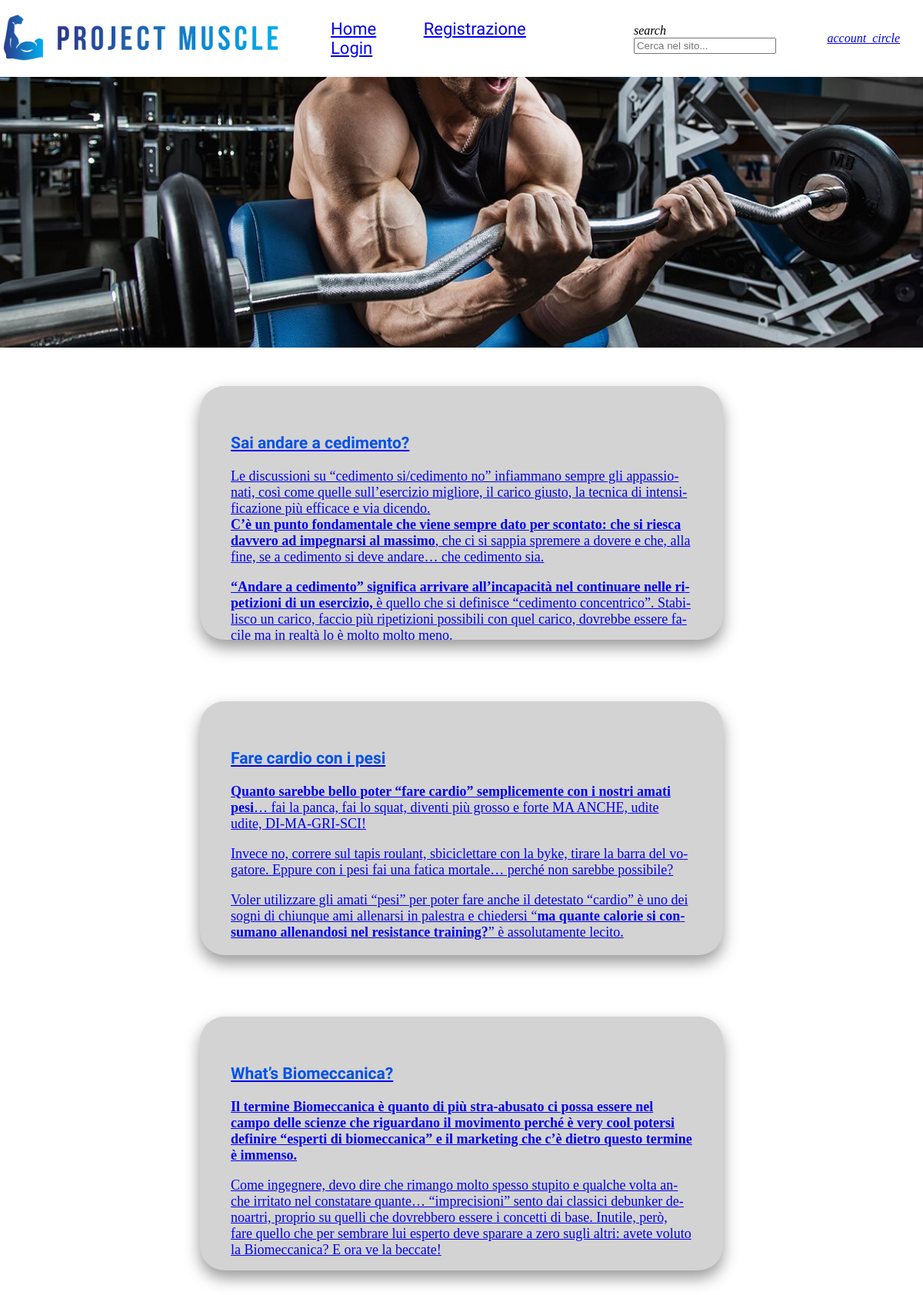
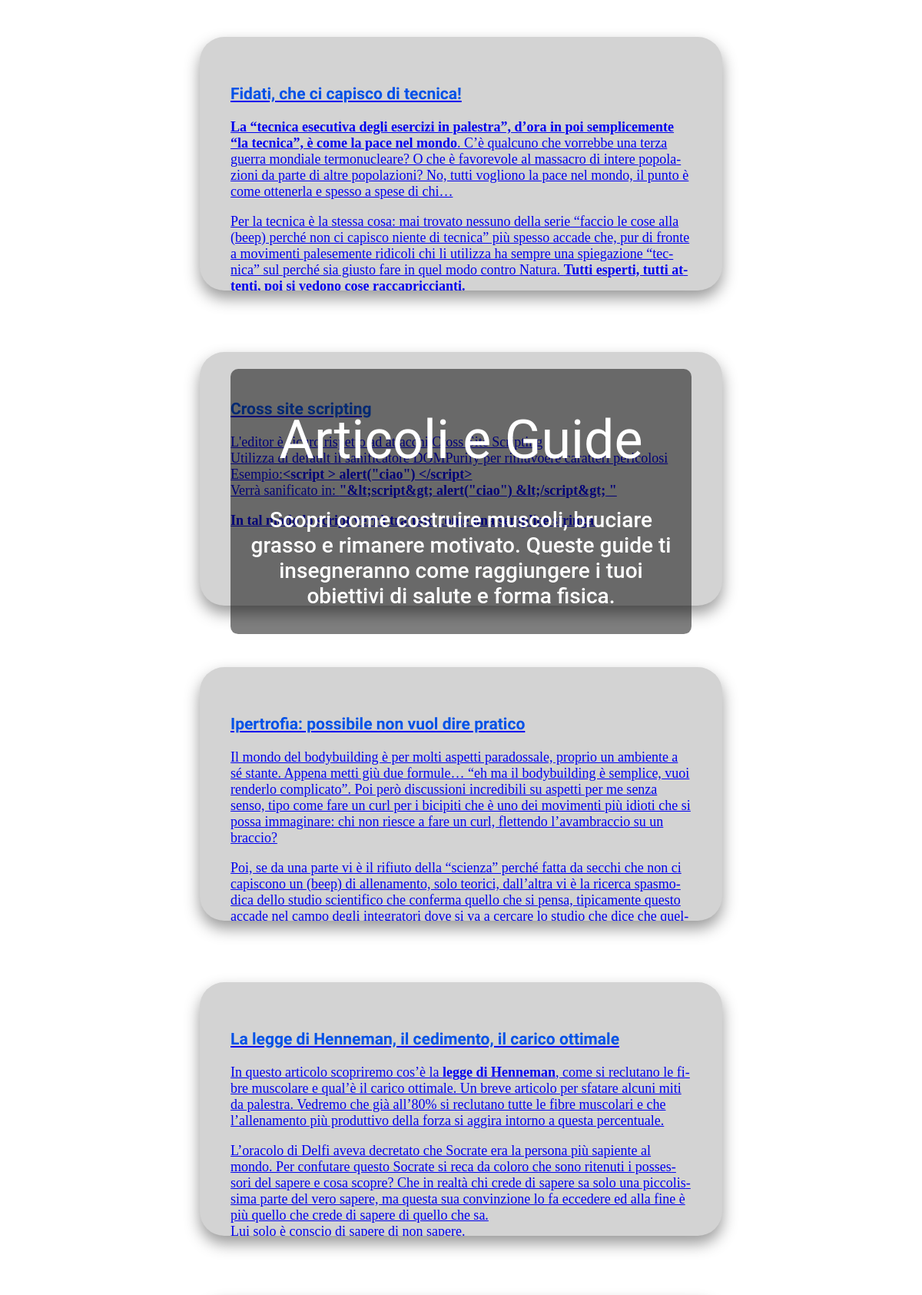
/php/structure/index.php (upper part), run on the app's committed database (2 pictures, top to bottom).
### tables this page shows
CREATE TABLE `articoli` (
  `articleNum` int(4) NOT NULL,
  `title` varchar(300) NOT NULL,
  `article` text NOT NULL
);

### php/structure/index.php (called while the page is built, shortened)
<?php
    require_once 'header.php';
    require_once 'main.php';
    require_once 'footer.php';
?>

### php/utility/query.php (called while the page is built, shortened)
<?php
function genericSelect($table, $select_Columns, $where, $toBind, $con)
{
    $query = "SELECT " . implode(", ", $select_Columns) . " FROM " . $table;
    $query = isset($where) ? ($query . " WHERE " . $where) : $query;
    $stmt = mysqli_prepare($con, $query);
    check_mysqliFunction(mysqli_stmt_execute($stmt), $con, 'execute', $query);
    $result = mysqli_stmt_get_result($stmt);
    if ($result && mysqli_num_rows($result) > 0) {
        $rows = [];
        while ($row = mysqli_fetch_array($result)) {
            $rows[] = $row;
        }
        if (count($rows) == 1)
            return $rows[0];
        else return $rows;
    }
    return null;
}

### php/structure/main.php (the view, shortened to what this page needs)
<main>
    <div class="container">
        <img src="../../images/curl.jpeg" alt="curl" style="width:100%">
        <div class="image-text">
            <h1 class="center-align">Articoli e Guide</h1>
            <p>Scopri come costruire muscoli, bruciare grasso e rimanere motivato.
                Queste guide ti insegneranno come raggiungere i tuoi obiettivi di salute e forma
                fisica.
        </div>
    </div>
    <section class="articlesContainer">
        <?php
        try {
            $articles = genericSelect("articoli", ['*'], NULL, NULL, $con);
        } catch (Exception $e) {
            $_SESSION['error_message'] = "Non è stato possibile recuperare gli articoli. Riprova più tardi.";
            error_log("Failed to retrieve articles: " . $e->getMessage() . "\n", 3, "error.log");
        }
        if (isset($articles)) {
            foreach ($articles as $article) {
                $article['title'] = preg_replace('/<h([1-6])([^>]*)>/', '<h3$2>', $article['title']);
                echo
                "<a class=\"articleLink\" href=\"../article/article.php?id=" . $article['articleNum'] . "\">
                    <div class=\"articlePreview\">" .
                    "<div class=\"articleTitle\">" . $article['title'] . "</div>" .
                    $article['article'] .
                    "</div></a>";
            }
        } else {
            $_SESSION["error_message"] = "Non è presente alcun articolo al momento...";
        }
        ?>
    </section>
</main>

### css/stile.css (style rules this page uses)
html { width: 100%; }
body { margin: 0 auto; width: 100%; background-color: #ffffff; }
.image-text { position: absolute; top: 50%; left: 50%; color: white; transform: translate(-50%, -50%); border-radius: 10px; background-color: rgba(0, 0, 0, 0.5); padding: 5px 10px; }
.image-text h1 { font: 70px 'Roboto Condensed', sans-serif; }
.image-text p { font: 28px 'Roboto medium', sans-serif; }
.container { display: flex; justify-content: center; align-items: center; text-align: center; }
.articlesContainer { display: flex; justify-content: center; align-items: center; flex-wrap: wrap; padding: 50px 5%; gap: 80px; }
.articlePreview { width: 600px; height: 250px; box-shadow: rgba(0, 0, 0, 0.403) 0px 10px 20px; padding: 40px; border-radius: 32px; background: #d3d3d3; overflow: hidden; text-overflow: ellipsis; word-wrap: break-word; word-break: break-word; hyphens: auto; font-size: 18px; }
.articleTitle { color: rgb(0, 81, 231); font-family: 'Roboto Condensed', sans-serif; }

### data on the page
articoli: title "Sai andare a cedimento?", article "Le discussioni su “cedimento si/cedimento no” infiammano sempre gli appassi C’è un punto fondamentale che viene sempre dato per scontato: che si riesc , che ci si sappia spremere a dovere e che, a “Andare a cedimento” significa arrivare all’incapacità nel continuare nelle è quello che si definisce “cedimento concentrico”. Sta…"
articoli: title "Fare cardio con i pesi", article "Quanto sarebbe bello poter “fare cardio” semplicemente con i nostri amati pesi … fai la panca, fai lo squat, diventi più grosso e forte MA ANCHE, udite udite, DI-MA-GRI-SCI! Invece no, correre sul tapis roulant, sbiciclettare con la byke, tirare la barra del v Voler utilizzare gli amati “pesi” per poter fare anche il detestato “cardio” è uno d ma quante calorie si co ” è assolutamente lecito."
articoli: title "What’s Biomeccanica?", article "Il termine Biomeccanica è quanto di più stra-abusato ci possa essere nel campo delle scienze che riguardano il movimento perché è very cool potersi definire “esperti di biomeccanica” e il marketing che c’è dietro questo termine è immenso. Come ingegnere, devo dire che rimango molto spesso stupito e qualche volta anche irritato nel constatare quante… “imprecisioni” sento dai classici debunker denoartri, proprio su quelli che dovrebbero essere i concetti di base. Inutile, però, fare quello che per sembrare lui esperto deve sparare a zero sugli altri: avete voluto la Biomeccanica? E ora ve la beccate!"
articoli: title "Fidati, che ci capisco di tecnica!", article "La “tecnica esecutiva degli esercizi in palestra”, d’ora in poi semplicemente “la tecnica”, è come la pace nel mondo . C’è qualcuno che vorrebbe una terza guerra mondiale termonucleare? O che è favorevole al massacro di intere popolazioni da parte di altre popolazioni? No, tutti vogliono la pace nel mondo, il punto è come ottenerla e spesso a spese di chi… Per la tecnica è la stessa cosa: mai trovato nessuno della serie “faccio le cose alla (beep) perché non ci capisco niente di tecnica” più spesso accade che, pur di fronte a movimenti palesemente ridicoli chi li utilizza ha sempre una spiegazione “tecnica” sul perché sia giusto fare in quel modo contro Natura. Tutti esperti, tutti attenti,…"
articoli: title "Cross site scripting", article "L'editor è sicuro rispetto ad attacchi Cross Site Scripting Utilizza di default il sanificatore DOMPurify per rimuvoere caratteri pericolosi Esempio: <script > alert(\"ciao\") </script> Verrà sanificato in: \"&lt;script&gt; alert(\"ciao\") &lt;/script&gt; \" In tal modo lo script verrà trattato come una semplice stringa."
articoli: title "Ipertrofia: possibile non vuol dire pratico", article "Il mondo del bodybuilding è per molti aspetti paradossale, proprio un ambiente Poi, se da una parte vi è il rifiuto della “scienza” perché fatta da secchi che non c…"
articoli: title "La legge di Henneman, il cedimento, il carico ottimale", article "In questo articolo scopriremo cos’è la legge di Henneman , come si reclutano le fibre muscolare e qual’è il carico ottimale. Un breve articolo per sfatare alcuni miti da palestra. Vedremo che già all’80% si reclutano tutte le fibre muscolari e che l’allenamento più produttivo della forza si aggira intorno a questa percentuale. L’oracolo di Delfi aveva decretato che Socrate era la persona più sapiente al mondo. Per confutare questo Socrate si reca da coloro che sono ritenuti i possessori del sapere e cosa scopre? Che in realtà chi crede di sapere sa solo una piccolissima parte del vero sapere, ma questa sua convinzione lo fa eccedere ed alla fine è più quello che crede di sapere di quello…"
